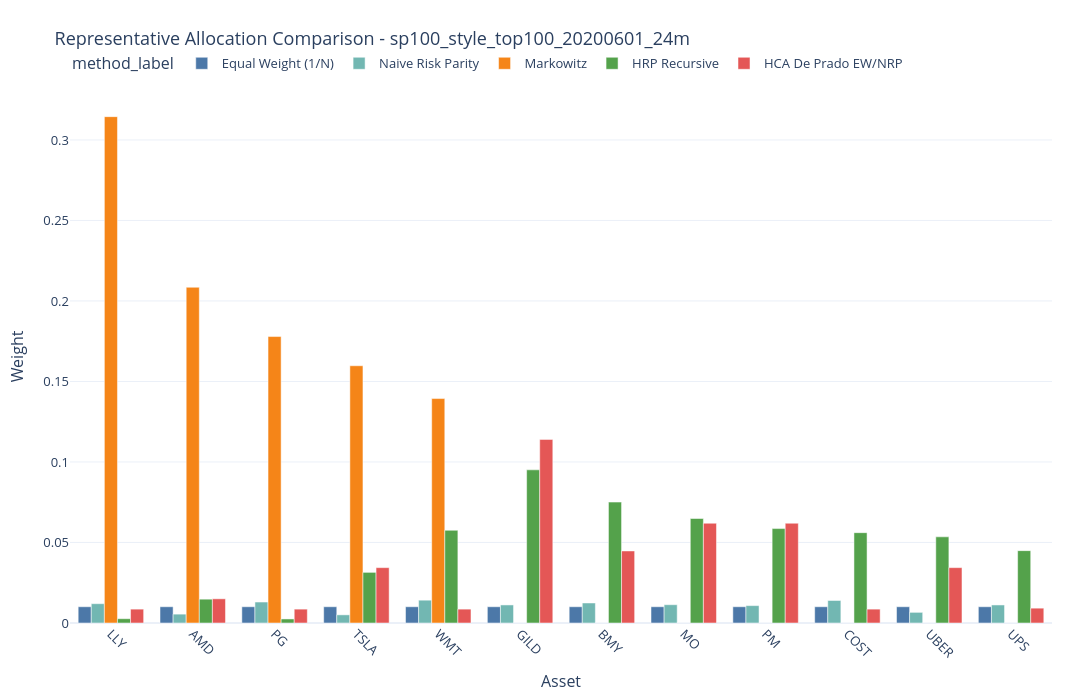

The cell this chart's notebook holds for it:
### Markdown cell above
The figure below compares the same selected assets across all methods within one representative run. This keeps the weights directly comparable instead of using a different top-asset list for each method.

### Code cell
asset_order = (
    weights_long.groupby("asset", as_index=False)["weight"]
    .max()
    .sort_values("weight", ascending=False)
    .head(12)["asset"]
    .tolist()
)

weights_top = weights_long[weights_long["asset"].isin(asset_order)].copy()
weights_top["asset_label"] = pd.Categorical(
    weights_top["asset"], categories=asset_order, ordered=True
)
weights_top = weights_top.sort_values(["asset_label", "method"])

fig_weights = px.bar(
    weights_top,
    x="asset_label",
    y="weight",
    color="method_label",
    barmode="group",
    category_orders={
        "asset_label": asset_order,
        "method_label": [method_label(m) for m in METHOD_ORDER],
    },
    color_discrete_map={method_label(k): v for k, v in PALETTE.items()},
)
fig_weights.update_xaxes(title="Asset", tickangle=45)
fig_weights.update_yaxes(title="Weight")
apply_paper_layout(fig_weights, title=f"Representative Allocation Comparison - {RUN_ID}", width=1250, height=700)
save_figure(fig_weights, "figure_02_representative_weights_example.html")

### Figure 1 — Plotly figure (JSON) as saved in the notebook; plotly's stock layout.template omitted (floating-point values rounded to 4 significant figures)
{"data": [{"alignmentgroup": "True", "hovertemplate": "method_label=Equal Weight (1/N)<br>asset_label=%{x}<br>weight=%{y}<extra></extra>", "legendgroup": "Equal Weight (1/N)", "marker": {"color": "#4C78A8", "pattern": {"shape": ""}}, "name": "Equal Weight (1/N)", "offsetgroup": "Equal Weight (1/N)", "orientation": "v", "showlegend": true, "textposition": "auto", "type": "bar", "x": ["LLY", "AMD", "PG", "TSLA", "WMT", "GILD", "BMY", "MO", "PM", "COST", "UBER", "UPS"], "xaxis": "x", "y": [0.0101, 0.0101, 0.0101, 0.0101, 0.0101, 0.0101, 0.0101, 0.0101, 0.0101, 0.0101, 0.0101, 0.0101], "yaxis": "y"}, {"alignmentgroup": "True", "hovertemplate": "method_label=Naive Risk Parity<br>asset_label=%{x}<br>weight=%{y}<extra></extra>", "legendgroup": "Naive Risk Parity", "marker": {"color": "#72B7B2", "pattern": {"shape": ""}}, "name": "Naive Risk Parity", "offsetgroup": "Naive Risk Parity", "orientation": "v", "showlegend": true, "textposition": "auto", "type": "bar", "x": ["LLY", "AMD", "PG", "TSLA", "WMT", "GILD", "BMY", "MO", "PM", "COST", "UBER", "UPS"], "xaxis": "x", "y": [0.01199, 0.005504, 0.01302, 0.005069, 0.01417, 0.01122, 0.01244, 0.01136, 0.0108, 0.01398, 0.006612, 0.0112], "yaxis": "y"}, {"alignmentgroup": "True", "hovertemplate": "method_label=Markowitz<br>asset_label=%{x}<br>weight=%{y}<extra></extra>", "legendgroup": "Markowitz", "marker": {"color": "#F58518", "pattern": {"shape": ""}}, "name": "Markowitz", "offsetgroup": "Markowitz", "orientation": "v", "showlegend": true, "textposition": "auto", "type": "bar", "x": ["LLY", "AMD", "PG", "TSLA", "WMT", "GILD", "BMY", "MO", "PM", "COST", "UBER", "UPS"], "xaxis": "x", "y": [0.3145, 0.2085, 0.1779, 0.1598, 0.1394, 0.0, 4.938e-18, 1.114e-17, 0.0, 0.0, 0.0, 0.0], "yaxis": "y"}, {"alignmentgroup": "True", "hovertemplate": "method_label=HRP Recursive<br>asset_label=%{x}<br>weight=%{y}<extra></extra>", "legendgroup": "HRP Recursive", "marker": {"color": "#54A24B", "pattern": {"shape": ""}}, "name": "HRP Recursive", "offsetgroup": "HRP Recursive", "orientation": "v", "showlegend": true, "textposition": "auto", "type": "bar", "x": ["LLY", "AMD", "PG", "TSLA", "WMT", "GILD", "BMY", "MO", "PM", "COST", "UBER", "UPS"], "xaxis": "x", "y": [0.002666, 0.01479, 0.002509, 0.03145, 0.05759, 0.09512, 0.07509, 0.06489, 0.05864, 0.0561, 0.05352, 0.04494], "yaxis": "y"}, {"alignmentgroup": "True", "hovertemplate": "method_label=HCA De Prado EW/NRP<br>asset_label=%{x}<br>weight=%{y}<extra></extra>", "legendgroup": "HCA De Prado EW/NRP", "marker": {"color": "#E45756", "pattern": {"shape": ""}}, "name": "HCA De Prado EW/NRP", "offsetgroup": "HCA De Prado EW/NRP", "orientation": "v", "showlegend": true, "textposition": "auto", "type": "bar", "x": ["LLY", "AMD", "PG", "TSLA", "WMT", "GILD", "BMY", "MO", "PM", "COST", "UBER", "UPS"], "xaxis": "x", "y": [0.008612, 0.01502, 0.008612, 0.03438, 0.008612, 0.114, 0.04474, 0.06196, 0.06196, 0.008612, 0.03438, 0.009219], "yaxis": "y"}], "layout": {"barmode": "group", "font": {"size": 13}, "height": 700, "legend": {"orientation": "h", "title": {"text": "method_label"}, "tracegroupgap": 0, "x": 0, "xanchor": "left", "y": 1.02, "yanchor": "bottom"}, "margin": {"b": 65, "l": 70, "r": 40, "t": 90}, "paper_bgcolor": "white", "plot_bgcolor": "white", "title": {"text": "Representative Allocation Comparison - sp100_style_top100_20200601_24m"}, "width": 1250, "xaxis": {"anchor": "y", "categoryarray": ["LLY", "AMD", "PG", "TSLA", "WMT", "GILD", "BMY", "MO", "PM", "COST", "UBER", "UPS"], "categoryorder": "array", "domain": [0, 1], "tickangle": 45, "title": {"text": "Asset"}}, "yaxis": {"anchor": "x", "domain": [0, 1], "title": {"text": "Weight"}}}}
